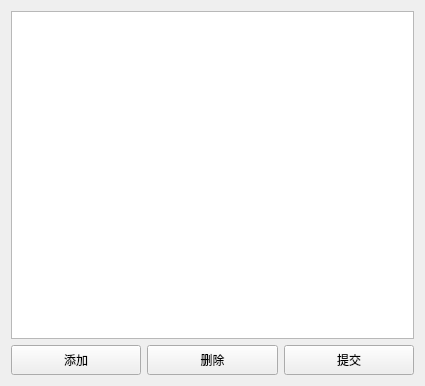
<?xml version="1.0" encoding="UTF-8"?>
<ui version="4.0">
 <class>StatusUi</class>
 <widget class="QWidget" name="StatusUi">
  <property name="geometry">
   <rect>
    <x>0</x>
    <y>0</y>
    <width>425</width>
    <height>386</height>
   </rect>
  </property>
  <property name="windowTitle">
   <string>员工状态管理</string>
  </property>
  <property name="toolTip">
   <string/>
  </property>
  <layout class="QVBoxLayout" name="verticalLayout">
   <item>
    <widget class="QTableView" name="staffStatusTableView"/>
   </item>
   <item>
    <layout class="QHBoxLayout" name="horizontalLayout">
     <item>
      <widget class="QPushButton" name="addPushButton">
       <property name="minimumSize">
        <size>
         <width>0</width>
         <height>30</height>
        </size>
       </property>
       <property name="text">
        <string>添加</string>
       </property>
      </widget>
     </item>
     <item>
      <widget class="QPushButton" name="removePushButton">
       <property name="minimumSize">
        <size>
         <width>0</width>
         <height>30</height>
        </size>
       </property>
       <property name="text">
        <string>删除</string>
       </property>
      </widget>
     </item>
     <item>
      <widget class="QPushButton" name="submitPushButton">
       <property name="minimumSize">
        <size>
         <width>0</width>
         <height>30</height>
        </size>
       </property>
       <property name="text">
        <string>提交</string>
       </property>
      </widget>
     </item>
    </layout>
   </item>
  </layout>
 </widget>
 <resources/>
 <connections/>
</ui>
